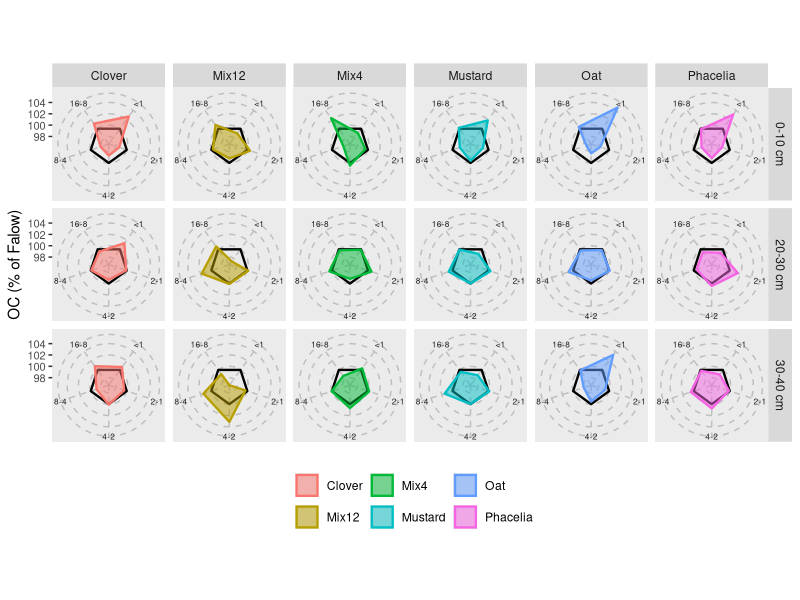

The R script that drew this image:
library(tidyverse)
coord_radar <- function (theta = "x", start = 0, direction = 1, clip = "off") {
  theta <- match.arg(theta, c("x", "y"))
  r <- if (theta == "x") "y" else "x"
  ggproto("CordRadar", CoordPolar, theta = theta, r = r, start = start, 
          direction = sign(direction),clip = clip,
          is_linear = function(coord) TRUE)
}
df.radar.m <<- read.csv("df.radar.m.csv")
df.radar.F <- read.csv("df.radar.F.csv")
df.radar.F$Fraction <- factor(df.radar.F$Fraction, levels=c("<1","2-1","4-2","8-4","16-8", "bulk"))
ggplot(df.radar.m, aes(x = Fraction, y = OC_ratio.fal, group = cc_variant, color= cc_variant, fill= cc_variant)) +
  geom_polygon(data = df.radar.F, aes(x = Fraction, y = OC_ratio.m), color="black" , fill = NA, size = 0.8, alpha=0.8) +
  geom_polygon(size = 0.8, alpha= 0.5) +
  coord_radar(clip="off") +
  labs(y = "OC (% of Falow)", color="", fill="")+
  facet_grid(depth~cc_variant)+
  theme(legend.position = "bottom",
        panel.grid.major = element_line(color = "gray", size = 0.5,linetype = 2),
        axis.text.x = element_text(color = "gray12", size = 6),
        axis.title.x = element_blank(),
        axis.text.y = element_text(size = 8),
        panel.border = element_blank()
  )